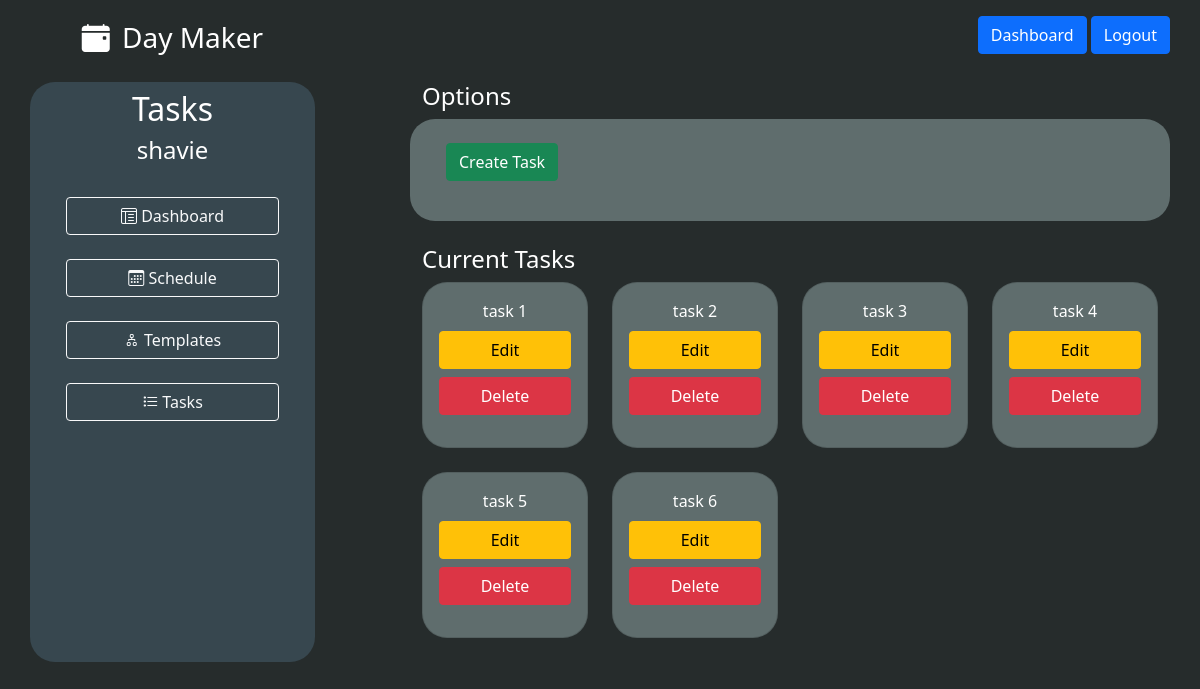
/tasks (signed in), run on an earlier commit of the app's database.
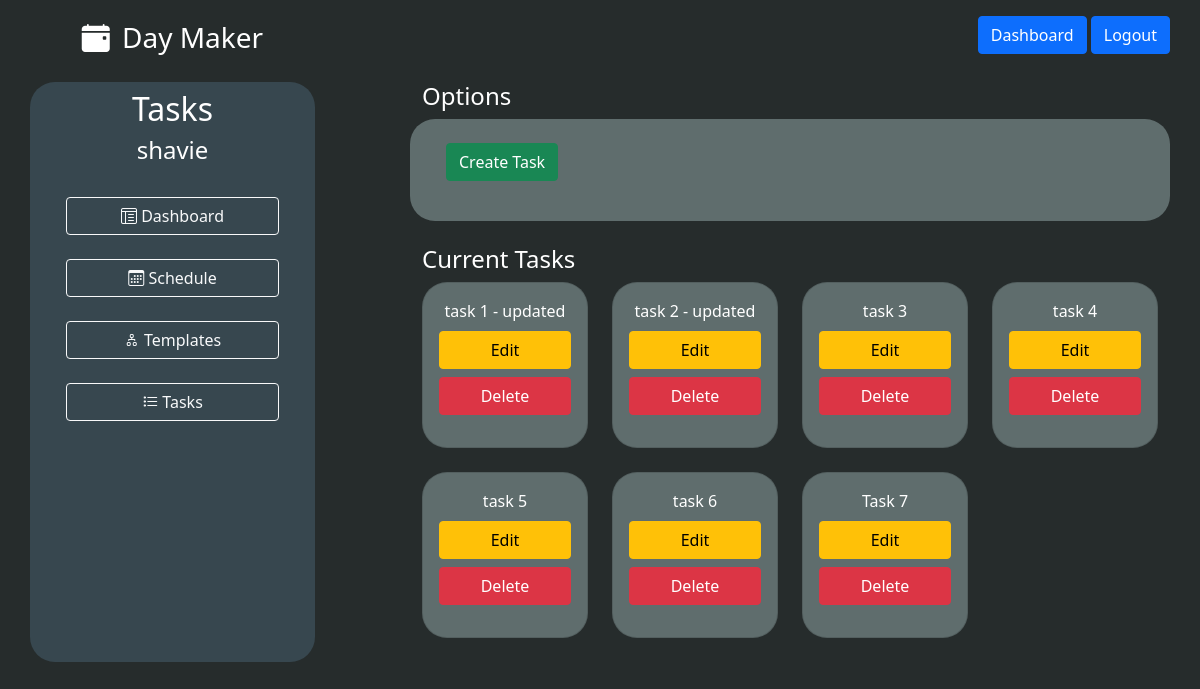
And on a later commit of the database.
### models.py (models this page shows, shortened)
class User(UserMixin, db.Model):
    id = db.Column(db.Integer, primary_key = True)
    username = db.Column(db.String(30), unique = True, index = True)
    email = db.Column(db.String(64), index=True, unique=True)
    password = db.Column(db.String(128))
    schedules = db.relationship('Schedule', backref='user', lazy='dynamic', cascade='all, delete, delete-orphan')
    templates = db.relationship('Template', backref='user', lazy='dynamic', cascade='all, delete, delete-orphan')
    tasks = db.relationship('Task', backref='user', lazy='dynamic', cascade='all, delete, delete-orphan')

class Task(db.Model):
    id = db.Column(db.Integer, primary_key = True)
    title = db.Column(db.String(50), index = True)
    user_id = db.Column(db.Integer, db.ForeignKey('user.id'))
    todos = db.relationship('Todo', lazy='dynamic', cascade='all, delete, delete-orphan')

### routes.py (the view)
@app.route('/tasks', methods=['GET', 'POST'])
@login_required
def tasks():
    form = TaskForm()
    EditForm = EditTaskForm()
    if form.validate_on_submit():
      task = Task(title=form.title.data, user_id=current_user.id)
      db.session.add(task)
      db.session.commit()
      flash('Task successfully added')
      return redirect(url_for('tasks'))
    return render_template('view_tasks.html', form=form, EditForm=EditForm)

### routes.py (called while the page is built)
@login_manager.user_loader
def load_user(id):
    return User.query.get(int(id))

### templates/view_tasks.html (shortened to what this page needs)
{% extends 'base.html' %}
{% block content %}
    <div class="container h-100">
        <div class="row justify-content-center mt-4">
            <div class="col-3 text-white  day-primary curved">
                <h2 class="mt-2 text-center">Tasks</h2>
                <h4 class="mt-2 text-center">{{current_user.username}}</h2>
                <div class="row gap-1 justify-content-center">
                  <div class="col-10">
                    <h4 class="mt-4"><a href="{{ url_for('dashboard')}}" class="btn btn-outline-light w-100"><i class="bi bi-layout-text-window-reverse"></i> Dashboard</a></h4>
                    <h4 class="mt-4"><a href="{{ url_for('schedule')}}" class="btn btn-outline-light w-100"><i class="bi bi-calendar3"></i> Schedule</a></h4>
                    <h4 class="mt-4"><a href="{{ url_for('templates')}}" class="btn btn-outline-light w-100"><i class="bi bi-diagram-2"></i> Templates</a></h4>
                    <h4 class="mt-4"><a href="{{ url_for('tasks')}}" class="btn btn-outline-light w-100"><i class="bi bi-list-task"></i> Tasks</a></h4>
                  </div>
                </div>
            </div>
            <div class="col-1"></div>
            <div class="col-8 ">
                <h4 class="text-white">Options</h4>
                <div class="row day-secondary curved p-4">
                    <p>
                        <a class="btn btn-success" data-bs-toggle="collapse" href="#templateForm" role="button" aria-expanded="false" aria-controls="templateForm">Create Task</a>
                    </p>
                </div>
                <h4 class="text-white mt-4">Current Tasks</h4>
                <div class="row ">
                    {% for task in current_user.tasks %}
                    <div class="col-3 mb-4">
                        <div class="card day-secondary curved">
                            <div class="card-body">
                                <div class="text-center text-white card-title">{{ task.title }}</div>
                                <p class="d-grid">
                                    <a class="btn btn-warning" data-bs-toggle="collapse" href="#taskForm{{ task.id }}" role="button" aria-expanded="false" aria-controls="templateForm">Edit</a>
                                    <a class="btn btn-danger mt-2" href="{{ url_for('delete_task', task_title=task.title) }}" >Delete</a>
                                </p>
                            </div>
                        </div>
                    </div>
                    {% endfor %}
                </div>
            </div>
        </div>
    </div>
{% endblock %}

### templates/base.html (shortened to what this page needs)
<!DOCTYPE html>
<html lang="en">
<head>
    {% block head %}
    <link href="https://cdn.jsdelivr.net/npm/bootstrap@5.0.1/dist/css/bootstrap.min.css" rel="stylesheet">
    <link rel="stylesheet" href="https://cdn.jsdelivr.net/npm/bootstrap-icons@1.5.0/font/bootstrap-icons.css">
    <link rel="stylesheet" href="../static/styles.css">
    {% endblock %}
</head>
<body >
  <header class="container pt-3">
    <div class="row">
      <div class="col-3 text-center">
        <a href="{{url_for('home')}}">
          <i class="bi bi-calendar-event-fill text-white fs-3"></i>
          <span class="fs-3 ms-2 text-white">Day Maker</span>
        </a>
      </div>
      <div class="col-9 pe-0">
          <div class="ms-auto text-white text-end">
            {% if current_user.is_authenticated %}
            <span class="btn btn-primary"><a class="text-white" href="{{url_for('dashboard')}}">Dashboard</a></span>
            <span class="btn btn-primary"><a class="text-white" href="{{url_for('logout')}}">Logout</a></span>
            {% endif %}
          </div>
      </div>
    </div>
  </header>
  {% block content %}{% endblock %}
</body>
</html>

### static/styles.css (style rules this page uses)
html, body { height: 100%; background-color: #262C2C; }
.day-primary { background-color: #37474F; }
.day-secondary { background-color: #5F6D6D; }
.curved { border-radius: 25px; }
a { text-decoration: none; color: black; }

What changed in the data, as far as the page shows it:
changed Task: title "task 1" → "task 1 - updated"
changed Task: title "task 2" → "task 2 - updated"
added Task: title "Task 7"
